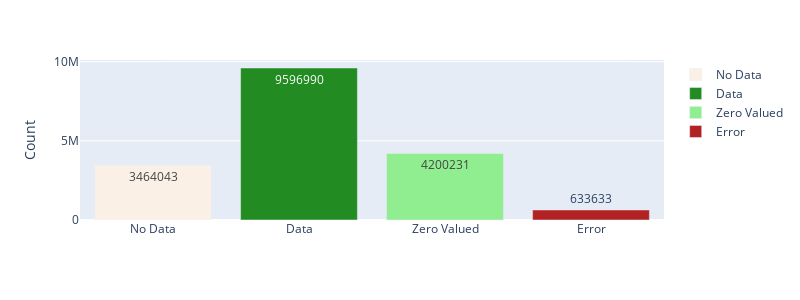

The notebook cell saved with this chart:
### Code cell
fig = px.bar(C_agg_df, x='Name', y='Count', color='Name', 
    color_discrete_map=name_2_color,
    labels={'Name': ''},
    # add count on top of the bars
    text='Count',
    height=300,
    width=800,  
    )

# update the hover
fig.update_traces(hovertemplate='Count: %{y}<extra></extra>')
fig.show()

### Figure 1 — Plotly figure (JSON) as saved in the notebook; plotly's stock layout.template omitted (floating-point values rounded to 4 significant figures)
{"data": [{"alignmentgroup": "True", "hovertemplate": "Count: %{y}<extra></extra>", "legendgroup": "No Data", "marker": {"color": "linen", "pattern": {"shape": ""}}, "name": "No Data", "offsetgroup": "No Data", "orientation": "v", "showlegend": true, "text": [3464043], "textposition": "auto", "type": "bar", "x": ["No Data"], "xaxis": "x", "y": [3464043], "yaxis": "y"}, {"alignmentgroup": "True", "hovertemplate": "Count: %{y}<extra></extra>", "legendgroup": "Data", "marker": {"color": "forestgreen", "pattern": {"shape": ""}}, "name": "Data", "offsetgroup": "Data", "orientation": "v", "showlegend": true, "text": [9596990], "textposition": "auto", "type": "bar", "x": ["Data"], "xaxis": "x", "y": [9596990], "yaxis": "y"}, {"alignmentgroup": "True", "hovertemplate": "Count: %{y}<extra></extra>", "legendgroup": "Zero Valued", "marker": {"color": "lightgreen", "pattern": {"shape": ""}}, "name": "Zero Valued", "offsetgroup": "Zero Valued", "orientation": "v", "showlegend": true, "text": [4200231], "textposition": "auto", "type": "bar", "x": ["Zero Valued"], "xaxis": "x", "y": [4200231], "yaxis": "y"}, {"alignmentgroup": "True", "hovertemplate": "Count: %{y}<extra></extra>", "legendgroup": "Error", "marker": {"color": "firebrick", "pattern": {"shape": ""}}, "name": "Error", "offsetgroup": "Error", "orientation": "v", "showlegend": true, "text": [633633], "textposition": "auto", "type": "bar", "x": ["Error"], "xaxis": "x", "y": [633633], "yaxis": "y"}], "layout": {"barmode": "relative", "height": 300, "legend": {"title": {"text": ""}, "tracegroupgap": 0}, "margin": {"t": 60}, "width": 800, "xaxis": {"anchor": "y", "categoryarray": ["No Data", "Data", "Zero Valued", "Error"], "categoryorder": "array", "domain": [0, 1], "title": {"text": ""}}, "yaxis": {"anchor": "x", "domain": [0, 1], "title": {"text": "Count"}}}}
